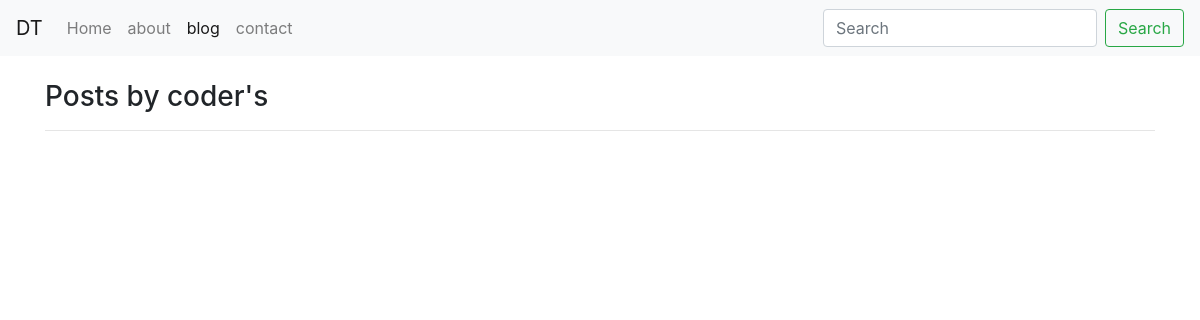
/blog/, run on an earlier commit of the app's database.
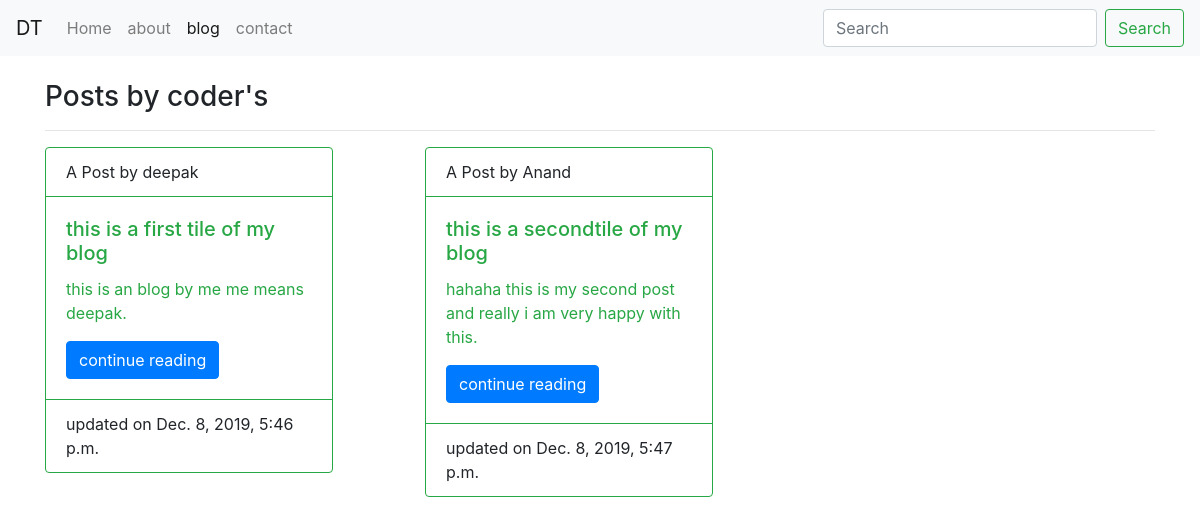
And on a later commit of the database.
### blog/models.py (models this page shows, shortened)
class Post(models.Model):
    sno = models.AutoField(primary_key=True)
    title = models.CharField(max_length=100)
    content = models.TextField()
    author = models.CharField(max_length=20)
    slug = models.CharField(max_length=60)
    timeStamp=models.DateTimeField(blank=True)

### blog/views.py (the view)
# urls.py: path('', views.home, name='home'),
def home(request):
    allposts="deepak"
    allposts=Post.objects.all()
    context={'allposts':allposts}
    return render(request,'blog/bloghome.html',context)

### templates/blog/bloghome.html (shortened to what this page needs)
{% extends 'base.html' %}
{% block blogactive %} active{% endblock blogactive %}
{% block body %}
<div class="container my-4">
    <h3>Posts by coder's</h3>
    <hr>
    <div class="row">
    {% for post in allposts %}
        <div class="col-md-4">
            <div class="card border-success mb-3" style="max-width: 18rem;">
                <div class="card-header bg-transparent border-success">A Post by {{post.author}}</div>
                <div class="card-body text-success">
                    <h5 class="card-title">{{post.title}} </h5>
                    <p class="card-text">{{post.content}}.</p>
                    <div>
                        <a href="/blog/{{post.slug}}" role="button" class="btn btn-primary">continue reading </a>
                    </div>
                </div>
                <div class="card-footer bg-transparent border-success">updated on {{post.timeStamp}}</div>
            </div>
        </div>
        {% endfor %}
    </div>
</div>
{% endblock body %}

### templates/base.html (shortened to what this page needs)
<!doctype html>
<html lang="en">
  <head>
    <link rel="stylesheet" href="https://maxcdn.bootstrapcdn.com/bootstrap/4.0.0/css/bootstrap.min.css">
  </head>
  <body>
   <nav class="navbar navbar-expand-lg navbar-light bg-light">
  <a class="navbar-brand" href="/">DT</a>
  <div class="collapse navbar-collapse" id="navbarSupportedContent">
    <ul class="navbar-nav mr-auto">
      <li class="nav-item {% block homeactive %} {% endblock homeactive %}">
        <a class="nav-link" href="/">Home <span class="sr-only">(current)</span></a>
      </li>
      <li class="nav-item {% block aboutactive %} {% endblock aboutactive %}">
        <a class="nav-link" href="/about">about</a>
      </li>
      <li class="nav-item {% block blogactive %} {% endblock blogactive %}">
        <a class="nav-link" href="/blog">blog</a>
      </li>
      <li class="nav-item {% block contactactive %} {% endblock contactactive %}">
        <a class="nav-link" href="/contact">contact</a>
      </li>
    </ul>
    <form class="form-inline my-2 my-lg-0">
      <input class="form-control mr-sm-2" type="search" placeholder="Search" aria-label="Search">
      <button class="btn btn-outline-success my-2 my-sm-0" type="submit">Search</button>
    </form>
  </div>
</nav>
{% block body %}
{% endblock body %}
  </body>
</html>

What changed in the data, as far as the page shows it:
added Post: author "deepak", title "this is a first tile of my blog", content "this is an blog by me me means deepak", timeStamp "Dec. 8, 2019, 5:46 p.m."
added Post: author "Anand", title "this is a secondtile of my blog", content "hahaha this is my second post and really i am very happy with this", timeStamp "Dec. 8, 2019, 5:47 p.m."
